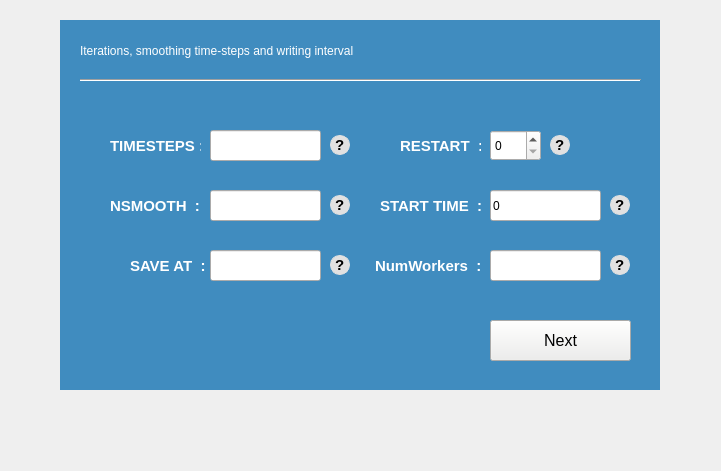
  <widget class="QWidget" name="Third_widget" native="true">
   <property name="geometry">
    <rect>
     <x>260</x>
     <y>130</y>
     <width>721</width>
     <height>471</height>
    </rect>
   </property>
   <widget class="QFrame" name="frame_4">
    <property name="geometry">
     <rect>
      <x>60</x>
      <y>20</y>
      <width>600</width>
      <height>370</height>
     </rect>
    </property>
    <property name="styleSheet">
     <string notr="true">#frame_4{
border: none;
background-color: rgb(64, 140, 191);

}</string>
    </property>
    <property name="frameShape">
     <enum>QFrame::StyledPanel</enum>
    </property>
    <property name="frameShadow">
     <enum>QFrame::Raised</enum>
    </property>
    <widget class="QLabel" name="mesh_x_label_4">
     <property name="geometry">
      <rect>
       <x>50</x>
       <y>110</y>
       <width>91</width>
       <height>31</height>
      </rect>
     </property>
     <property name="font">
      <font>
       <family>Ubuntu</family>
       <pointsize>11</pointsize>
       <weight>75</weight>
       <bold>true</bold>
      </font>
     </property>
     <property name="styleSheet">
      <string notr="true">color : #fff;</string>
     </property>
     <property name="text">
      <string>TIMESTEPS :</string>
     </property>
    </widget>
    <widget class="QLabel" name="mesh_y_label_4">
     <property name="geometry">
      <rect>
       <x>50</x>
       <y>170</y>
       <width>91</width>
       <height>31</height>
      </rect>
     </property>
     <property name="font">
      <font>
       <family>Ubuntu</family>
       <pointsize>11</pointsize>
       <weight>75</weight>
       <bold>true</bold>
      </font>
     </property>
     <property name="styleSheet">
      <string notr="true">color : #fff;</string>
     </property>
     <property name="text">
      <string>NSMOOTH  :</string>
     </property>
    </widget>
    <widget class="QLabel" name="mesh_z_label_4">
     <property name="geometry">
      <rect>
       <x>70</x>
       <y>230</y>
       <width>81</width>
       <height>31</height>
      </rect>
     </property>
     <property name="font">
      <font>
       <family>Ubuntu</family>
       <pointsize>11</pointsize>
       <weight>75</weight>
       <bold>true</bold>
      </font>
     </property>
     <property name="styleSheet">
      <string notr="true">color : #fff;</string>
     </property>
     <property name="text">
      <string>SAVE AT  :</string>
     </property>
    </widget>
    <widget class="QLineEdit" name="timeSteps">
     <property name="geometry">
      <rect>
       <x>150</x>
       <y>110</y>
       <width>111</width>
       <height>31</height>
      </rect>
     </property>
    </widget>
    <widget class="QLineEdit" name="Nsmooth">
     <property name="geometry">
      <rect>
       <x>150</x>
       <y>170</y>
       <width>111</width>
       <height>31</height>
      </rect>
     </property>
    </widget>
    <widget class="QLineEdit" name="saveAt">
     <property name="geometry">
      <rect>
       <x>150</x>
       <y>230</y>
       <width>111</width>
       <height>31</height>
      </rect>
     </property>
    </widget>
    <widget class="QPushButton" name="next3">
     <property name="geometry">
      <rect>
       <x>430</x>
       <y>300</y>
       <width>141</width>
       <height>41</height>
      </rect>
     </property>
     <property name="font">
      <font>
       <family>Ubuntu</family>
       <pointsize>12</pointsize>
      </font>
     </property>
     <property name="styleSheet">
      <string notr="true">background-color: rgb(238, 238, 236);</string>
     </property>
     <property name="text">
      <string>Next</string>
     </property>
    </widget>
    <widget class="QLabel" name="error4">
     <property name="geometry">
      <rect>
       <x>150</x>
       <y>320</y>
       <width>241</width>
       <height>31</height>
      </rect>
     </property>
     <property name="styleSheet">
      <string notr="true">
color: rgb(0, 0, 0);
font: 12pt &quot;Calibri&quot;;</string>
     </property>
     <property name="text">
      <string/>
     </property>
    </widget>
    <widget class="QLabel" name="label_7">
     <property name="geometry">
      <rect>
       <x>270</x>
       <y>115</y>
       <width>20</width>
       <height>20</height>
      </rect>
     </property>
     <property name="font">
      <font>
       <family>Segoe UI Symbol</family>
       <pointsize>11</pointsize>
       <weight>75</weight>
       <italic>false</italic>
       <bold>true</bold>
      </font>
     </property>
     <property name="toolTip">
      <string>&lt;html&gt;&lt;head/&gt;&lt;body&gt;&lt;p&gt;Total number of iterations that you wish the solver to run. This is not the total time&lt;/p&gt;&lt;/body&gt;&lt;/html&gt;</string>
     </property>
     <property name="styleSheet">
      <string notr="true">background-color: rgb(225, 225, 225);
color:rgb(0, 0, 0);
border-radius : 10px; 
border : 1px solid rgb(225, 225, 225);</string>
     </property>
     <property name="text">
      <string>?</string>
     </property>
    </widget>
    <widget class="QLabel" name="label_8">
     <property name="geometry">
      <rect>
       <x>270</x>
       <y>175</y>
       <width>20</width>
       <height>20</height>
      </rect>
     </property>
     <property name="font">
      <font>
       <family>Segoe UI Symbol</family>
       <pointsize>11</pointsize>
       <weight>75</weight>
       <italic>false</italic>
       <bold>true</bold>
      </font>
     </property>
     <property name="toolTip">
      <string>&lt;html&gt;&lt;head/&gt;&lt;body&gt;&lt;p&gt;The number of pre-conditioning steps for smoothening sharp phase-fi</string>
     </property>
     <property name="styleSheet">
      <string notr="true">background-color: rgb(225, 225, 225);
color:rgb(0, 0, 0);
border-radius : 10px; 
border : 1px solid rgb(225, 225, 225);</string>
     </property>
     <property name="text">
      <string>?</string>
     </property>
    </widget>
    <widget class="QLabel" name="label_9">
     <property name="geometry">
      <rect>
       <x>270</x>
       <y>235</y>
       <width>20</width>
       <height>20</height>
      </rect>
     </property>
     <property name="font">
      <font>
       <family>Segoe UI Symbol</family>
       <pointsize>11</pointsize>
       <weight>75</weight>
       <italic>false</italic>
       <bold>true</bold>
      </font>
     </property>
     <property name="toolTip">
      <string>&lt;html&gt;&lt;head/&gt;&lt;body&gt;&lt;p&gt;Writing interval, i.e, frequency of writing </string>
     </property>
     <property name="styleSheet">
      <string notr="true">background-color: rgb(225, 225, 225);
color:rgb(0, 0, 0);
border-radius : 10px; 
border : 1px solid rgb(225, 225, 225);</string>
     </property>
     <property name="text">
      <string>?</string>
     </property>
    </widget>
    <widget class="QLabel" name="label_13">
     <property name="geometry">
      <rect>
       <x>20</x>
       <y>10</y>
       <width>521</width>
       <height>41</height>
      </rect>
     </property>
     <property name="styleSheet">
      <string notr="true">font: 14pt &quot;Ubuntu&quot;;
color: #fff;</string>
     </property>
     <property name="text">
      <string>Iterations, smoothing time-steps and writing interval</string>
     </property>
    </widget>
    <widget class="Line" name="hrLine2">
     <property name="geometry">
      <rect>
       <x>20</x>
       <y>50</y>
       <width>561</width>
       <height>21</height>
      </rect>
     </property>
     <property name="styleSheet">
      <string notr="true">color: rgb(186, 189, 182);
</string>
     </property>
     <property name="orientation">
      <enum>Qt::Horizontal</enum>
     </property>
    </widget>
    <widget class="QLabel" name="label_137">
     <property name="geometry">
      <rect>
       <x>550</x>
       <y>235</y>
       <width>20</width>
       <height>20</height>
      </rect>
     </property>
     <property name="font">
      <font>
       <family>Segoe UI Symbol</family>
       <pointsize>11</pointsize>
       <weight>75</weight>
       <italic>false</italic>
       <bold>true</bold>
      </font>
     </property>
     <property name="toolTip">
      <string>&lt;html&gt;&lt;head/&gt;&lt;body&gt;&lt;p&gt;Total number of workers (i.e., W&lt;span style=&quot; vertical-align:sub;&quot;&gt;x &lt;/span&gt;&lt;span style=&quot; font-weight:400;&quot;&gt;X&lt;/span&gt;  W&lt;span style=&quot; vertical-align:sub;&quot;&gt;y&lt;/span&gt;&lt;span style=&quot; font-weight:400;&quot;&gt;X&lt;/span&gt; W&lt;span style=&quot; vertical-align:sub;&quot;&gt;z&lt;/span&gt;) &lt;/p&gt;&lt;/body&gt;&lt;/html&gt;</string>
     </property>
     <property name="styleSheet">
      <string notr="true">background-color: rgb(225, 225, 225);
color:rgb(0, 0, 0);
border-radius : 10px; 
border : 1px solid rgb(225, 225, 225);</string>
     </property>
     <property name="text">
      <string>?</string>
     </property>
    </widget>
    <widget class="QLineEdit" name="startTime">
     <property name="geometry">
      <rect>
       <x>430</x>
       <y>170</y>
       <width>111</width>
       <height>31</height>
      </rect>
     </property>
     <property name="text">
      <string>0</string>
     </property>
    </widget>
    <widget class="QLineEdit" name="numWorkers">
     <property name="geometry">
      <rect>
       <x>430</x>
       <y>230</y>
       <width>111</width>
       <height>31</height>
      </rect>
     </property>
    </widget>
    <widget class="QLabel" name="label_138">
     <property name="geometry">
      <rect>
       <x>550</x>
       <y>175</y>
       <width>20</width>
       <height>20</height>
      </rect>
     </property>
     <property name="font">
      <font>
       <family>Segoe UI Symbol</family>
       <pointsize>11</pointsize>
       <weight>75</weight>
       <italic>false</italic>
       <bold>true</bold>
      </font>
     </property>
     <property name="toolTip">
      <string>&lt;html&gt;&lt;head/&gt;&lt;body&gt;&lt;p&gt;Start time for the simulation. This parameter Restart/Resume the simulation from the given time.  &lt;/p&gt;&lt;/body&gt;&lt;/html&gt;</string>
     </property>
     <property name="styleSheet">
      <string notr="true">background-color: rgb(225, 225, 225);
color:rgb(0, 0, 0);
border-radius : 10px; 
border : 1px solid rgb(225, 225, 225);</string>
     </property>
     <property name="text">
      <string>?</string>
     </property>
    </widget>
    <widget class="QLabel" name="mesh_y_label_5">
     <property name="geometry">
      <rect>
       <x>320</x>
       <y>170</y>
       <width>101</width>
       <height>31</height>
      </rect>
     </property>
     <property name="font">
      <font>
       <family>Ubuntu</family>
       <pointsize>11</pointsize>
       <weight>75</weight>
       <bold>true</bold>
      </font>
     </property>
     <property name="styleSheet">
      <string notr="true">color : #fff;</string>
     </property>
     <property name="text">
      <string>START TIME  :</string>
     </property>
    </widget>
    <widget class="QLabel" name="mesh_y_label_6">
     <property name="geometry">
      <rect>
       <x>315</x>
       <y>230</y>
       <width>111</width>
       <height>31</height>
      </rect>
     </property>
     <property name="font">
      <font>
       <family>Ubuntu</family>
       <pointsize>11</pointsize>
       <weight>75</weight>
       <bold>true</bold>
      </font>
     </property>
     <property name="styleSheet">
      <string notr="true">color : #fff;</string>
     </property>
     <property name="text">
      <string>NumWorkers  :</string>
     </property>
    </widget>
    <widget class="QSpinBox" name="reStart">
     <property name="geometry">
      <rect>
       <x>430</x>
       <y>110</y>
       <width>51</width>
       <height>31</height>
      </rect>
     </property>
     <property name="maximum">
      <number>1</number>
     </property>
    </widget>
    <widget class="QLabel" name="mesh_y_label_7">
     <property name="geometry">
      <rect>
       <x>340</x>
       <y>110</y>
       <width>81</width>
       <height>31</height>
      </rect>
     </property>
     <property name="font">
      <font>
       <family>Ubuntu</family>
       <pointsize>11</pointsize>
       <weight>75</weight>
       <bold>true</bold>
      </font>
     </property>
     <property name="styleSheet">
      <string notr="true">color : #fff;</string>
     </property>
     <property name="text">
      <string>RESTART  :</string>
     </property>
    </widget>
    <widget class="QLabel" name="label_139">
     <property name="geometry">
      <rect>
       <x>490</x>
       <y>115</y>
       <width>20</width>
       <height>20</height>
      </rect>
     </property>
     <property name="font">
      <font>
       <family>Segoe UI Symbol</family>
       <pointsize>11</pointsize>
       <weight>75</weight>
       <italic>false</italic>
       <bold>true</bold>
      </font>
     </property>
     <property name="toolTip">
      <string>&lt;html&gt;&lt;head/&gt;&lt;body&gt;&lt;p&gt;Start time for the simulation. This parameter Restart/Resume the simulation from the given time.  &lt;/p&gt;&lt;/body&gt;&lt;/html&gt;</string>
     </property>
     <property name="styleSheet">
      <string notr="true">background-color: rgb(225, 225, 225);
color:rgb(0, 0, 0);
border-radius : 10px; 
border : 1px solid rgb(225, 225, 225);</string>
     </property>
     <property name="text">
      <string>?</string>
     </property>
    </widget>
   </widget>
  </widget>
